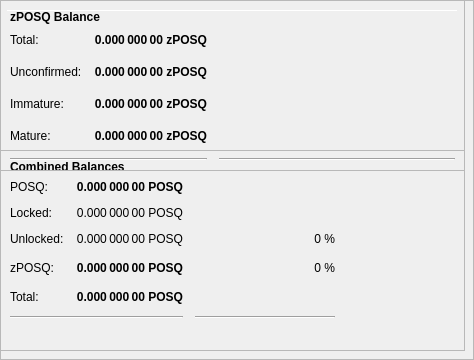
        <widget class="QFrame" name="frameObfuscation">
         <property name="minimumSize">
          <size>
           <width>0</width>
           <height>350</height>
          </size>
         </property>
         <property name="layoutDirection">
          <enum>Qt::LeftToRight</enum>
         </property>
         <property name="frameShape">
          <enum>QFrame::StyledPanel</enum>
         </property>
         <property name="frameShadow">
          <enum>QFrame::Raised</enum>
         </property>
         <widget class="QPushButton" name="runAutoDenom">
          <property name="geometry">
           <rect>
            <x>251</x>
            <y>17</y>
            <width>1</width>
            <height>1</height>
           </rect>
          </property>
          <property name="palette">
           <palette>
            <active>
             <colorrole role="WindowText">
              <brush brushstyle="SolidPattern">
               <color alpha="255">
                <red>0</red>
                <green>0</green>
                <blue>0</blue>
               </color>
              </brush>
             </colorrole>
             <colorrole role="Button">
              <brush brushstyle="SolidPattern">
               <color alpha="255">
                <red>239</red>
                <green>238</green>
                <blue>238</blue>
               </color>
              </brush>
             </colorrole>
             <colorrole role="Light">
              <brush brushstyle="SolidPattern">
               <color alpha="255">
                <red>255</red>
                <green>255</green>
                <blue>255</blue>
               </color>
              </brush>
             </colorrole>
             <colorrole role="Midlight">
              <brush brushstyle="SolidPattern">
               <color alpha="255">
                <red>247</red>
                <green>246</green>
                <blue>246</blue>
               </color>
              </brush>
             </colorrole>
             <colorrole role="Dark">
              <brush brushstyle="SolidPattern">
               <color alpha="255">
                <red>119</red>
                <green>119</green>
                <blue>119</blue>
               </color>
              </brush>
             </colorrole>
             <colorrole role="Mid">
              <brush brushstyle="SolidPattern">
               <color alpha="255">
                <red>159</red>
                <green>159</green>
                <blue>159</blue>
               </color>
              </brush>
             </colorrole>
             <colorrole role="Text">
              <brush brushstyle="SolidPattern">
               <color alpha="255">
                <red>0</red>
                <green>0</green>
                <blue>0</blue>
               </color>
              </brush>
             </colorrole>
             <colorrole role="BrightText">
              <brush brushstyle="SolidPattern">
               <color alpha="255">
                <red>255</red>
                <green>255</green>
                <blue>255</blue>
               </color>
              </brush>
             </colorrole>
             <colorrole role="ButtonText">
              <brush brushstyle="SolidPattern">
               <color alpha="255">
                <red>0</red>
                <green>0</green>
                <blue>0</blue>
               </color>
              </brush>
             </colorrole>
             <colorrole role="Base">
              <brush brushstyle="SolidPattern">
               <color alpha="255">
                <red>255</red>
                <green>255</green>
                <blue>255</blue>
               </color>
              </brush>
             </colorrole>
             <colorrole role="Window">
              <brush brushstyle="SolidPattern">
               <color alpha="255">
                <red>239</red>
                <green>238</green>
                <blue>238</blue>
               </color>
              </brush>
             </colorrole>
             <colorrole role="Shadow">
              <brush brushstyle="SolidPattern">
               <color alpha="255">
                <red>0</red>
                <green>0</green>
                <blue>0</blue>
               </color>
              </brush>
             </colorrole>
             <colorrole role="AlternateBase">
              <brush brushstyle="SolidPattern">
               <color alpha="255">
                <red>247</red>
                <green>246</green>
                <blue>246</blue>
               </color>
              </brush>
             </colorrole>
             <colorrole role="ToolTipBase">
              <brush brushstyle="SolidPattern">
               <color alpha="255">
                <red>255</red>
                <green>255</green>
                <blue>220</blue>
               </color>
              </brush>
             </colorrole>
             <colorrole role="ToolTipText">
              <brush brushstyle="SolidPattern">
               <color alpha="255">
                <red>0</red>
                <green>0</green>
                <blue>0</blue>
               </color>
              </brush>
             </colorrole>
            </active>
            <inactive>
             <colorrole role="WindowText">
              <brush brushstyle="SolidPattern">
               <color alpha="255">
                <red>0</red>
                <green>0</green>
                <blue>0</blue>
               </color>
              </brush>
             </colorrole>
             <colorrole role="Button">
              <brush brushstyle="SolidPattern">
               <color alpha="255">
                <red>239</red>
                <green>238</green>
                <blue>238</blue>
               </color>
              </brush>
             </colorrole>
             <colorrole role="Light">
              <brush brushstyle="SolidPattern">
               <color alpha="255">
                <red>255</red>
                <green>255</green>
                <blue>255</blue>
               </color>
              </brush>
             </colorrole>
             <colorrole role="Midlight">
              <brush brushstyle="SolidPattern">
               <color alpha="255">
                <red>247</red>
                <green>246</green>
                <blue>246</blue>
               </color>
              </brush>
             </colorrole>
             <colorrole role="Dark">
              <brush brushstyle="SolidPattern">
               <color alpha="255">
                <red>119</red>
                <green>119</green>
                <blue>119</blue>
               </color>
              </brush>
             </colorrole>
             <colorrole role="Mid">
              <brush brushstyle="SolidPattern">
               <color alpha="255">
                <red>159</red>
                <green>159</green>
                <blue>159</blue>
               </color>
              </brush>
             </colorrole>
             <colorrole role="Text">
              <brush brushstyle="SolidPattern">
               <color alpha="255">
                <red>0</red>
                <green>0</green>
                <blue>0</blue>
               </color>
              </brush>
             </colorrole>
             <colorrole role="BrightText">
              <brush brushstyle="SolidPattern">
               <color alpha="255">
                <red>255</red>
                <green>255</green>
                <blue>255</blue>
               </color>
              </brush>
             </colorrole>
             <colorrole role="ButtonText">
              <brush brushstyle="SolidPattern">
               <color alpha="255">
                <red>0</red>
                <green>0</green>
                <blue>0</blue>
               </color>
              </brush>
             </colorrole>
             <colorrole role="Base">
              <brush brushstyle="SolidPattern">
               <color alpha="255">
                <red>255</red>
                <green>255</green>
                <blue>255</blue>
               </color>
              </brush>
             </colorrole>
             <colorrole role="Window">
              <brush brushstyle="SolidPattern">
               <color alpha="255">
                <red>239</red>
                <green>238</green>
                <blue>238</blue>
               </color>
              </brush>
             </colorrole>
             <colorrole role="Shadow">
              <brush brushstyle="SolidPattern">
               <color alpha="255">
                <red>0</red>
                <green>0</green>
                <blue>0</blue>
               </color>
              </brush>
             </colorrole>
             <colorrole role="AlternateBase">
              <brush brushstyle="SolidPattern">
               <color alpha="255">
                <red>247</red>
                <green>246</green>
                <blue>246</blue>
               </color>
              </brush>
             </colorrole>
             <colorrole role="ToolTipBase">
              <brush brushstyle="SolidPattern">
               <color alpha="255">
                <red>255</red>
                <green>255</green>
                <blue>220</blue>
               </color>
              </brush>
             </colorrole>
             <colorrole role="ToolTipText">
              <brush brushstyle="SolidPattern">
               <color alpha="255">
                <red>0</red>
                <green>0</green>
                <blue>0</blue>
               </color>
              </brush>
             </colorrole>
            </inactive>
            <disabled>
             <colorrole role="WindowText">
              <brush brushstyle="SolidPattern">
               <color alpha="255">
                <red>119</red>
                <green>119</green>
                <blue>119</blue>
               </color>
              </brush>
             </colorrole>
             <colorrole role="Button">
              <brush brushstyle="SolidPattern">
               <color alpha="255">
                <red>239</red>
                <green>238</green>
                <blue>238</blue>
               </color>
              </brush>
             </colorrole>
             <colorrole role="Light">
              <brush brushstyle="SolidPattern">
               <color alpha="255">
                <red>255</red>
                <green>255</green>
                <blue>255</blue>
               </color>
              </brush>
             </colorrole>
             <colorrole role="Midlight">
              <brush brushstyle="SolidPattern">
               <color alpha="255">
                <red>247</red>
                <green>246</green>
                <blue>246</blue>
               </color>
              </brush>
             </colorrole>
             <colorrole role="Dark">
              <brush brushstyle="SolidPattern">
               <color alpha="255">
                <red>119</red>
                <green>119</green>
                <blue>119</blue>
               </color>
              </brush>
             </colorrole>
             <colorrole role="Mid">
              <brush brushstyle="SolidPattern">
               <color alpha="255">
                <red>159</red>
                <green>159</green>
                <blue>159</blue>
               </color>
              </brush>
             </colorrole>
             <colorrole role="Text">
              <brush brushstyle="SolidPattern">
               <color alpha="255">
                <red>119</red>
                <green>119</green>
                <blue>119</blue>
               </color>
              </brush>
             </colorrole>
             <colorrole role="BrightText">
              <brush brushstyle="SolidPattern">
               <color alpha="255">
                <red>255</red>
                <green>255</green>
                <blue>255</blue>
               </color>
              </brush>
             </colorrole>
             <colorrole role="ButtonText">
              <brush brushstyle="SolidPattern">
               <color alpha="255">
                <red>119</red>
                <green>119</green>
                <blue>119</blue>
               </color>
              </brush>
             </colorrole>
             <colorrole role="Base">
              <brush brushstyle="SolidPattern">
               <color alpha="255">
                <red>239</red>
                <green>238</green>
                <blue>238</blue>
               </color>
              </brush>
             </colorrole>
             <colorrole role="Window">
              <brush brushstyle="SolidPattern">
               <color alpha="255">
                <red>239</red>
                <green>238</green>
                <blue>238</blue>
               </color>
              </brush>
             </colorrole>
             <colorrole role="Shadow">
              <brush brushstyle="SolidPattern">
               <color alpha="255">
                <red>0</red>
                <green>0</green>
                <blue>0</blue>
               </color>
              </brush>
             </colorrole>
             <colorrole role="AlternateBase">
              <brush brushstyle="SolidPattern">
               <color alpha="255">
                <red>239</red>
                <green>238</green>
                <blue>238</blue>
               </color>
              </brush>
             </colorrole>
             <colorrole role="ToolTipBase">
              <brush brushstyle="SolidPattern">
               <color alpha="255">
                <red>255</red>
                <green>255</green>
                <blue>220</blue>
               </color>
              </brush>
             </colorrole>
             <colorrole role="ToolTipText">
              <brush brushstyle="SolidPattern">
               <color alpha="255">
                <red>0</red>
                <green>0</green>
                <blue>0</blue>
               </color>
              </brush>
             </colorrole>
            </disabled>
           </palette>
          </property>
          <property name="focusPolicy">
           <enum>Qt::NoFocus</enum>
          </property>
          <property name="autoFillBackground">
           <bool>true</bool>
          </property>
          <property name="text">
           <string/>
          </property>
          <property name="flat">
           <bool>true</bool>
          </property>
         </widget>
         <widget class="Line" name="line">
          <property name="geometry">
           <rect>
            <x>7</x>
            <y>10</y>
            <width>451</width>
            <height>1</height>
           </rect>
          </property>
          <property name="orientation">
           <enum>Qt::Horizontal</enum>
          </property>
         </widget>
         <widget class="QFrame" name="frame_3">
          <property name="geometry">
           <rect>
            <x>0</x>
            <y>150</y>
            <width>465</width>
            <height>201</height>
           </rect>
          </property>
          <property name="frameShape">
           <enum>QFrame::StyledPanel</enum>
          </property>
          <property name="frameShadow">
           <enum>QFrame::Raised</enum>
          </property>
          <layout class="QVBoxLayout" name="verticalLayout_5">
           <item>
            <layout class="QHBoxLayout" name="horizontalLayout_5" stretch="0">
             <item>
              <widget class="QLabel" name="label_5z">
               <property name="maximumSize">
                <size>
                 <width>16777215</width>
                 <height>20</height>
                </size>
               </property>
               <property name="font">
                <font>
                 <weight>75</weight>
                 <bold>true</bold>
                </font>
               </property>
               <property name="toolTip">
                <string>Combined Balances (including unconfirmed and immature coins)</string>
               </property>
               <property name="text">
                <string>&lt;html&gt;&lt;head/&gt;&lt;body&gt;&lt;p&gt;Combined Balances&lt;/p&gt;&lt;/body&gt;&lt;/html&gt;</string>
               </property>
              </widget>
             </item>
            </layout>
           </item>
           <item>
            <layout class="QGridLayout" name="gridLayout_3">
             <property name="spacing">
              <number>12</number>
             </property>
             <item row="7" column="0" colspan="2">
              <widget class="Line" name="lineSpendableBalance_3">
               <property name="orientation">
                <enum>Qt::Horizontal</enum>
               </property>
              </widget>
             </item>
             <item row="7" column="2">
              <widget class="Line" name="lineWatchBalance_3">
               <property name="sizePolicy">
                <sizepolicy hsizetype="Preferred" vsizetype="Fixed">
                 <horstretch>0</horstretch>
                 <verstretch>0</verstretch>
                </sizepolicy>
               </property>
               <property name="minimumSize">
                <size>
                 <width>140</width>
                 <height>0</height>
                </size>
               </property>
               <property name="orientation">
                <enum>Qt::Horizontal</enum>
               </property>
              </widget>
             </item>
             <item row="4" column="1">
              <widget class="QLabel" name="labelzBalancez">
               <property name="font">
                <font>
                 <weight>75</weight>
                 <bold>true</bold>
                </font>
               </property>
               <property name="cursor">
                <cursorShape>IBeamCursor</cursorShape>
               </property>
               <property name="toolTip">
                <string>Total of transactions that have yet to be confirmed, and do not yet count toward the spendable balance</string>
               </property>
               <property name="text">
                <string notr="true">0.000 000 00 POSQ</string>
               </property>
               <property name="alignment">
                <set>Qt::AlignRight|Qt::AlignTrailing|Qt::AlignVCenter</set>
               </property>
               <property name="textInteractionFlags">
                <set>Qt::LinksAccessibleByMouse|Qt::TextSelectableByKeyboard|Qt::TextSelectableByMouse</set>
               </property>
              </widget>
             </item>
             <item row="6" column="1">
              <widget class="QLabel" name="labelTotalz">
               <property name="font">
                <font>
                 <weight>75</weight>
                 <bold>true</bold>
                </font>
               </property>
               <property name="cursor">
                <cursorShape>IBeamCursor</cursorShape>
               </property>
               <property name="toolTip">
                <string>Total Balance, including unconfirmed and immature coins.</string>
               </property>
               <property name="text">
                <string notr="true">0.000 000 00 POSQ</string>
               </property>
               <property name="alignment">
                <set>Qt::AlignRight|Qt::AlignTrailing|Qt::AlignVCenter</set>
               </property>
               <property name="textInteractionFlags">
                <set>Qt::LinksAccessibleByMouse|Qt::TextSelectableByKeyboard|Qt::TextSelectableByMouse</set>
               </property>
              </widget>
             </item>
             <item row="4" column="3">
              <spacer name="horizontalSpacer_6">
               <property name="orientation">
                <enum>Qt::Horizontal</enum>
               </property>
               <property name="sizeHint" stdset="0">
                <size>
                 <width>40</width>
                 <height>20</height>
                </size>
               </property>
              </spacer>
             </item>
             <item row="6" column="0">
              <widget class="QLabel" name="labelTotalTextz">
               <property name="text">
                <string>Total:</string>
               </property>
              </widget>
             </item>
             <item row="1" column="0">
              <widget class="QLabel" name="labelBalanceTextz">
               <property name="text">
                <string>POSQ:</string>
               </property>
              </widget>
             </item>
             <item row="1" column="1">
              <widget class="QLabel" name="labelBalancez">
               <property name="font">
                <font>
                 <weight>75</weight>
                 <bold>true</bold>
                </font>
               </property>
               <property name="cursor">
                <cursorShape>IBeamCursor</cursorShape>
               </property>
               <property name="toolTip">
                <string>Your current spendable balance</string>
               </property>
               <property name="text">
                <string notr="true">0.000 000 00 POSQ</string>
               </property>
               <property name="alignment">
                <set>Qt::AlignRight|Qt::AlignTrailing|Qt::AlignVCenter</set>
               </property>
               <property name="textInteractionFlags">
                <set>Qt::LinksAccessibleByMouse|Qt::TextSelectableByKeyboard|Qt::TextSelectableByMouse</set>
               </property>
              </widget>
             </item>
             <item row="4" column="0">
              <widget class="QLabel" name="labelzBalanceTextz">
               <property name="toolTip">
                <string/>
               </property>
               <property name="text">
                <string>zPOSQ:</string>
               </property>
              </widget>
             </item>
             <item row="4" column="2">
              <widget class="QLabel" name="labelzPOSQPercent">
               <property name="toolTip">
                <string>Current percentage of zPOSQ.
If AutoMint is enabled this percentage will settle around the configured AutoMint percentage (default = 10%)</string>
               </property>
               <property name="text">
                <string>0 %</string>
               </property>
               <property name="alignment">
                <set>Qt::AlignRight|Qt::AlignTrailing|Qt::AlignVCenter</set>
               </property>
              </widget>
             </item>
             <item row="6" column="2">
              <widget class="QLabel" name="label100Percent">
               <property name="text">
                <string/>
               </property>
               <property name="alignment">
                <set>Qt::AlignRight|Qt::AlignTrailing|Qt::AlignVCenter</set>
               </property>
              </widget>
             </item>
             <item row="2" column="1">
              <widget class="QLabel" name="labelLockedBalance">
               <property name="toolTip">
                <string>Locked POSQ or Masternode collaterals. These are excluded from zPOSQ minting.</string>
               </property>
               <property name="text">
                <string>0.000 000 00 POSQ</string>
               </property>
               <property name="alignment">
                <set>Qt::AlignRight|Qt::AlignTrailing|Qt::AlignVCenter</set>
               </property>
              </widget>
             </item>
             <item row="2" column="0">
              <widget class="QLabel" name="labelLockedBalanceText">
               <property name="toolTip">
                <string>Locked POSQ or Masternode collaterals. These are excluded from zPOSQ minting.</string>
               </property>
               <property name="text">
                <string>Locked:</string>
               </property>
              </widget>
             </item>
             <item row="3" column="0">
              <widget class="QLabel" name="labelUnLockedBalanceText">
               <property name="toolTip">
                <string>Unlocked POSQs. These can be used for zPOSQ minting.</string>
               </property>
               <property name="text">
                <string>Unlocked:</string>
               </property>
              </widget>
             </item>
             <item row="3" column="1">
              <widget class="QLabel" name="labelUnLockedBalance">
               <property name="toolTip">
                <string>Unlocked POSQs. These can be used for zPOSQ minting.</string>
               </property>
               <property name="text">
                <string>0.000 000 00 POSQ</string>
               </property>
               <property name="alignment">
                <set>Qt::AlignRight|Qt::AlignTrailing|Qt::AlignVCenter</set>
               </property>
              </widget>
             </item>
             <item row="3" column="2">
              <widget class="QLabel" name="labelPOSQPercent">
               <property name="text">
                <string>0 %</string>
               </property>
               <property name="alignment">
                <set>Qt::AlignRight|Qt::AlignTrailing|Qt::AlignVCenter</set>
               </property>
              </widget>
             </item>
            </layout>
           </item>
           <item>
            <spacer name="verticalSpacer">
             <property name="orientation">
              <enum>Qt::Vertical</enum>
             </property>
             <property name="sizeHint" stdset="0">
              <size>
               <width>20</width>
               <height>40</height>
              </size>
             </property>
            </spacer>
           </item>
          </layout>
         </widget>
         <widget class="QFrame" name="frame_4">
          <property name="geometry">
           <rect>
            <x>0</x>
            <y>0</y>
            <width>465</width>
            <height>171</height>
           </rect>
          </property>
          <property name="frameShape">
           <enum>QFrame::StyledPanel</enum>
          </property>
          <property name="frameShadow">
           <enum>QFrame::Raised</enum>
          </property>
          <layout class="QVBoxLayout" name="verticalLayout_7">
           <item>
            <layout class="QHBoxLayout" name="horizontalLayout_8" stretch="0">
             <item>
              <widget class="QLabel" name="label_5z_3">
               <property name="maximumSize">
                <size>
                 <width>16777215</width>
                 <height>20</height>
                </size>
               </property>
               <property name="font">
                <font>
                 <weight>75</weight>
                 <bold>true</bold>
                </font>
               </property>
               <property name="text">
                <string>zPOSQ Balance</string>
               </property>
              </widget>
             </item>
            </layout>
           </item>
           <item>
            <layout class="QGridLayout" name="gridLayout_5">
             <property name="spacing">
              <number>12</number>
             </property>
             <item row="4" column="0">
              <widget class="QLabel" name="labelzBalanceMatureText">
               <property name="toolTip">
                <string>Mature: more than 20 confirmation and more than 1 mints of the same denomination after it was minted.
These zPOSQ are spendable.</string>
               </property>
               <property name="text">
                <string>Mature:</string>
               </property>
              </widget>
             </item>
             <item row="5" column="0" colspan="2">
              <widget class="Line" name="lineSpendableBalance_5">
               <property name="orientation">
                <enum>Qt::Horizontal</enum>
               </property>
              </widget>
             </item>
             <item row="1" column="1">
              <widget class="QLabel" name="labelzBalance">
               <property name="font">
                <font>
                 <weight>75</weight>
                 <bold>true</bold>
                </font>
               </property>
               <property name="cursor">
                <cursorShape>IBeamCursor</cursorShape>
               </property>
               <property name="toolTip">
                <string>All available zPOSQ, unconfirmed and immature zPOSQ included.</string>
               </property>
               <property name="text">
                <string notr="true">0.000 000 00 zPOSQ</string>
               </property>
               <property name="alignment">
                <set>Qt::AlignRight|Qt::AlignTrailing|Qt::AlignVCenter</set>
               </property>
               <property name="textInteractionFlags">
                <set>Qt::LinksAccessibleByMouse|Qt::TextSelectableByKeyboard|Qt::TextSelectableByMouse</set>
               </property>
              </widget>
             </item>
             <item row="5" column="2">
              <widget class="Line" name="lineWatchBalance_5">
               <property name="sizePolicy">
                <sizepolicy hsizetype="Preferred" vsizetype="Fixed">
                 <horstretch>0</horstretch>
                 <verstretch>0</verstretch>
                </sizepolicy>
               </property>
               <property name="minimumSize">
                <size>
                 <width>140</width>
                 <height>0</height>
                </size>
               </property>
               <property name="orientation">
                <enum>Qt::Horizontal</enum>
               </property>
              </widget>
             </item>
             <item row="1" column="0">
              <widget class="QLabel" name="labelzBalanceText">
               <property name="toolTip">
                <string>All available zPOSQ, unconfirmed and immature zPOSQ included.</string>
               </property>
               <property name="text">
                <string>Total:</string>
               </property>
              </widget>
             </item>
             <item row="1" column="2">
              <spacer name="horizontalSpacer_8">
               <property name="orientation">
                <enum>Qt::Horizontal</enum>
               </property>
               <property name="sizeHint" stdset="0">
                <size>
                 <width>40</width>
                 <height>20</height>
                </size>
               </property>
              </spacer>
             </item>
             <item row="4" column="2">
              <spacer name="horizontalSpacer_4">
               <property name="orientation">
                <enum>Qt::Horizontal</enum>
               </property>
               <property name="sizeHint" stdset="0">
                <size>
                 <width>40</width>
                 <height>20</height>
                </size>
               </property>
              </spacer>
             </item>
             <item row="4" column="1">
              <widget class="QLabel" name="labelzBalanceMature">
               <property name="font">
                <font>
                 <weight>75</weight>
                 <bold>true</bold>
                </font>
               </property>
               <property name="toolTip">
                <string>Mature: more than 20 confirmation and more than 1 mints of the same denomination after it was minted.
These zPOSQ are spendable.</string>
               </property>
               <property name="text">
                <string>0.000 000 00 zPOSQ</string>
               </property>
               <property name="alignment">
                <set>Qt::AlignRight|Qt::AlignTrailing|Qt::AlignVCenter</set>
               </property>
              </widget>
             </item>
             <item row="2" column="0">
              <widget class="QLabel" name="labelzBalanceUnconfirmedText">
               <property name="toolTip">
                <string>Unconfirmed: less than 20 confirmations
Immature: confirmed, but less than 1 mints of the same denomination after it was minted</string>
               </property>
               <property name="text">
                <string>Unconfirmed:</string>
               </property>
              </widget>
             </item>
             <item row="2" column="1">
              <widget class="QLabel" name="labelzBalanceUnconfirmed">
               <property name="font">
                <font>
                 <weight>75</weight>
                 <bold>true</bold>
                </font>
               </property>
               <property name="toolTip">
                <string>Unconfirmed: less than 20 confirmations
Immature: confirmed, but less than 1 mints of the same denomination after it was minted</string>
               </property>
               <property name="text">
                <string>0.000 000 00 zPOSQ</string>
               </property>
               <property name="alignment">
                <set>Qt::AlignRight|Qt::AlignTrailing|Qt::AlignVCenter</set>
               </property>
              </widget>
             </item>
             <item row="2" column="2">
              <spacer name="horizontalSpacer_5">
               <property name="orientation">
                <enum>Qt::Horizontal</enum>
               </property>
               <property name="sizeHint" stdset="0">
                <size>
                 <width>40</width>
                 <height>20</height>
                </size>
               </property>
              </spacer>
             </item>
             <item row="3" column="0">
              <widget class="QLabel" name="labelzBalanceImmatureText">
               <property name="toolTip">
                <string>Unconfirmed: less than 20 confirmations
Immature: confirmed, but less than 1 mints of the same denomination after it was minted</string>
               </property>
               <property name="text">
                <string>Immature:</string>
               </property>
              </widget>
             </item>
             <item row="3" column="1">
              <widget class="QLabel" name="labelzBalanceImmature">
               <property name="font">
                <font>
                 <weight>75</weight>
                 <bold>true</bold>
                </font>
               </property>
               <property name="toolTip">
                <string>Unconfirmed: less than 20 confirmations
Immature: confirmed, but less than 1 mints of the same denomination after it was minted</string>
               </property>
               <property name="text">
                <string>0.000 000 00 zPOSQ</string>
               </property>
               <property name="alignment">
                <set>Qt::AlignRight|Qt::AlignTrailing|Qt::AlignVCenter</set>
               </property>
              </widget>
             </item>
             <item row="3" column="2">
              <spacer name="horizontalSpacer_7">
               <property name="orientation">
                <enum>Qt::Horizontal</enum>
               </property>
               <property name="sizeHint" stdset="0">
                <size>
                 <width>40</width>
                 <height>20</height>
                </size>
               </property>
              </spacer>
             </item>
            </layout>
           </item>
          </layout>
         </widget>
        </widget>
